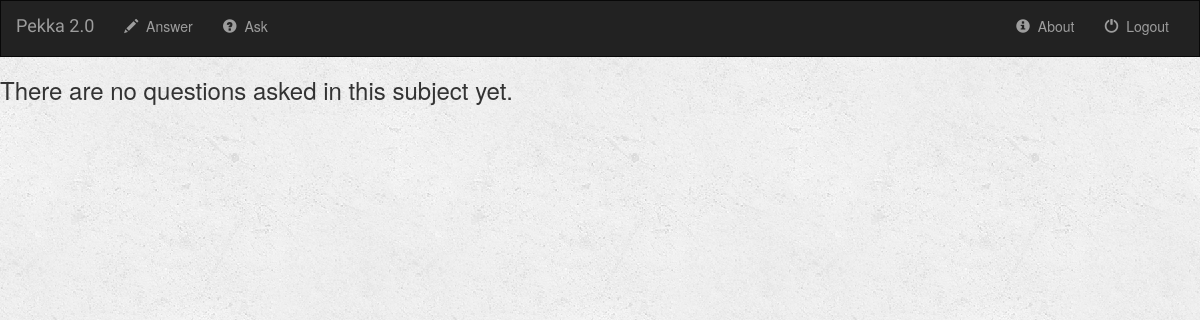
The page /pekka/TTM4100_a/ on the database as committed earlier.
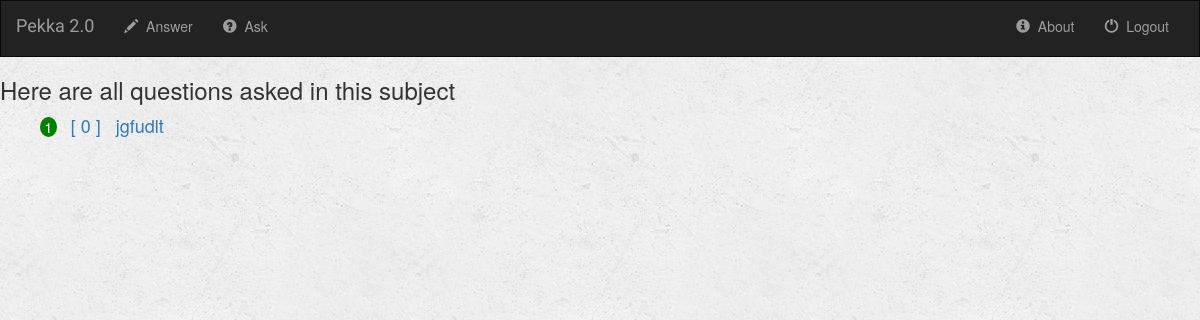
The same page on the database as committed later.
### pekka/models.py (models this page shows, shortened)
class Question(models.Model):
    author = models.ForeignKey(User, default=1)
    question_title = models.CharField(max_length=100)
    question_content = models.CharField(max_length=2000)
    is_answered = models.BooleanField(default=False)
    sub_code = models.CharField(max_length=10)
    ask_time = models.DateTimeField(default='2017-4-17T09:21:31+0000')
    def get_score(self):
        up = QuestionVotes.objects.filter(question=self, val=+1)
        down = QuestionVotes.objects.filter(question=self, val=-1)
        res = up.count()-down.count()
        return res

### pekka/views.py (the view)
def TTM4100_a(request):
    sub_code = 'TTM4100'
    all_questions_with_sub_code = Question.objects.filter(sub_code = sub_code)
    context = {
        'all_questions_with_sub_code': all_questions_with_sub_code,
    }
    return render(request, 'courses/TTM4100_a.html', context=context)

### pekka/templates/courses/TTM4100_a.html (shortened to what this page needs)
{% extends 'html_pages/base.html' %}
{% block body %}
    {% if all_questions_with_sub_code %}
        <h3>Here are all questions asked in this subject</h3>
        <ol>
            {% for question in all_questions_with_sub_code|dictsortreversed:"get_score" %}
                <li>
                    <a style="font-size: large;" href="{% url 'pekka:detail' question.id %}">[ {{question.get_score}} ] &nbsp; {{question.question_title}}</a>
                </li>
            {% endfor %}
        </ol>
    {% else %}
        <h3>There are no questions asked in this subject yet.</h3>
    {% endif %}
{% endblock %}

### pekka/templates/html_pages/base.html (shortened to what this page needs)
<!DOCTYPE html>
<html lang="en">
    <head>
        {% load staticfiles %}
        <link rel="stylesheet" href="https://maxcdn.bootstrapcdn.com/bootstrap/3.3.6/css/bootstrap.min.css">
        <link rel="stylesheet" type="text/css" href="{% static 'elements/style.css' %}"/>
    </head>
    <body>
        <nav class="navbar navbar-inverse">
            <div class="container-fluid">
                <div class="navbar-header">
                    <a class="navbar-brand" href="{% url 'pekka:ask' %}">Pekka 2.0</a>
                </div>
                <div class="collapse navbar-collapse" id="topNavBar">
                    <ul class="nav navbar-nav">
                        <li class="{% block answer_active %}{% endblock %}"><a href="{% url 'pekka:answer' %}">
                            <span class="glyphicon glyphicon-pencil" aria-hidden="true"></span>&nbsp; Answer</a>
                        </li>
                        <li class="{% block ask_active %}{% endblock %}"><a href="{% url 'pekka:ask' %}">
                            <span class="glyphicon glyphicon-question-sign" aria-hidden="true"></span>&nbsp; Ask</a>
                        </li>
                    </ul>
                    <ul class="nav navbar-nav navbar-right">
                        <li class="{% block about_active %}{% endblock %}"><a href="{% url 'pekka:about' %}">
                                <span class="glyphicon glyphicon-info-sign" aria-hidden="true"></span>&nbsp; About</a>
                        </li>
                        <li><a href="{% url 'pekka:logout_user' %}">
                                <span class="glyphicon glyphicon-off" aria-hidden="true"></span>&nbsp; Logout</a>
                        </li>
                    </ul>
                </div>
            </div>
        </nav>
        {% block body %}
        {% endblock %}
    </body>
</html>

### pekka/static/elements/style.css (style rules this page uses)
body { background: white url("images/background.png"); }
.navbar { border-radius: 0; }
.navbar-brand { font-family: 'Satisfy', cursive; }
ol { list-style: none; }
li { counter-increment: item; margin-bottom: 5px; }
li:before { margin-right: 10px; content: counter(item); background: green; border-radius: 100%; color: white; width: 1.2em; text-align: center; display: inline-block; }
div li:before { background: none; content: none; }

Rows that differ between the two databases and show on the page:
added Question: get_score "0", question_title "jgfudlt"
Other text that changed with them:
text no longer shown: "There are no questions asked in this subject yet."
text now shown: "Here are all questions asked in this subject"
